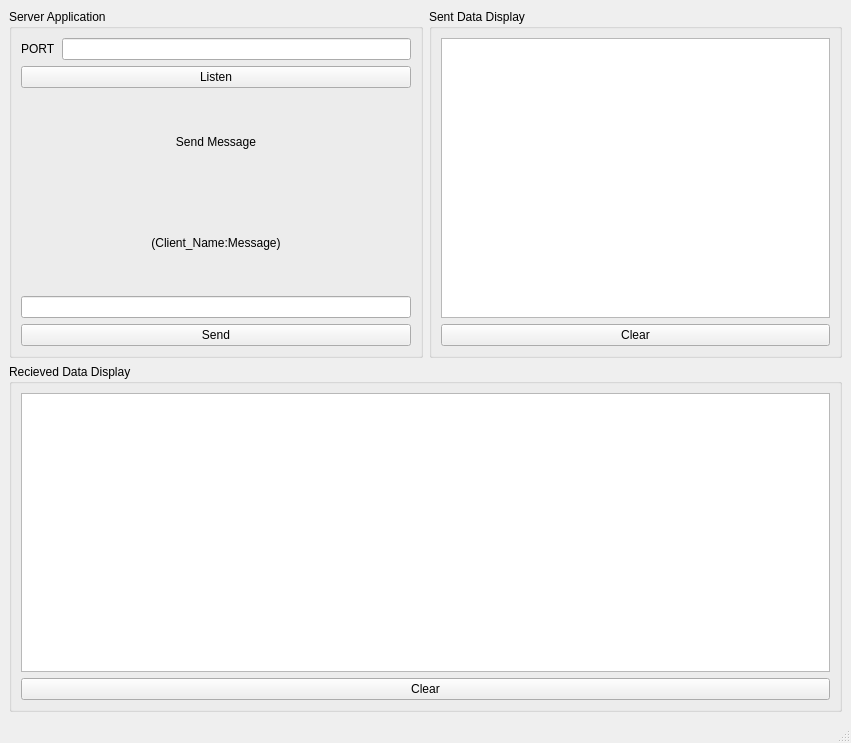
<?xml version="1.0" encoding="UTF-8"?>
<ui version="4.0">
 <class>MainWindow</class>
 <widget class="QMainWindow" name="MainWindow">
  <property name="geometry">
   <rect>
    <x>0</x>
    <y>0</y>
    <width>851</width>
    <height>743</height>
   </rect>
  </property>
  <property name="windowTitle">
   <string>MainWindow</string>
  </property>
  <widget class="QWidget" name="centralwidget">
   <layout class="QGridLayout" name="gridLayout_4">
    <item row="0" column="0">
     <layout class="QVBoxLayout" name="verticalLayout_4">
      <item>
       <layout class="QHBoxLayout" name="horizontalLayout_2">
        <item>
         <widget class="QGroupBox" name="groupBoxServerApp">
          <property name="title">
           <string>Server Application</string>
          </property>
          <layout class="QGridLayout" name="gridLayout">
           <item row="0" column="0">
            <layout class="QVBoxLayout" name="verticalLayout_3">
             <item>
              <layout class="QHBoxLayout" name="horizontalLayout">
               <item>
                <widget class="QLabel" name="PortLabel">
                 <property name="styleSheet">
                  <string notr="true">font: 12pt &quot;Segoe UI&quot;;</string>
                 </property>
                 <property name="text">
                  <string>PORT</string>
                 </property>
                </widget>
               </item>
               <item>
                <widget class="QLineEdit" name="PortLineEdit"/>
               </item>
              </layout>
             </item>
             <item>
              <widget class="QPushButton" name="ListenPushButton">
               <property name="text">
                <string>Listen</string>
               </property>
              </widget>
             </item>
             <item>
              <widget class="QLabel" name="SendMessageLabel">
               <property name="layoutDirection">
                <enum>Qt::LayoutDirection::LeftToRight</enum>
               </property>
               <property name="styleSheet">
                <string notr="true">font: 700 16pt &quot;Segoe UI&quot;;
</string>
               </property>
               <property name="text">
                <string>Send Message</string>
               </property>
               <property name="alignment">
                <set>Qt::AlignmentFlag::AlignCenter</set>
               </property>
              </widget>
             </item>
             <item>
              <widget class="QLabel" name="label">
               <property name="text">
                <string>(Client_Name:Message)</string>
               </property>
               <property name="alignment">
                <set>Qt::AlignmentFlag::AlignCenter</set>
               </property>
              </widget>
             </item>
             <item>
              <widget class="QLineEdit" name="MessageLineEdit"/>
             </item>
             <item>
              <widget class="QPushButton" name="SendPushButton">
               <property name="text">
                <string>Send</string>
               </property>
              </widget>
             </item>
            </layout>
           </item>
          </layout>
         </widget>
        </item>
        <item>
         <widget class="QGroupBox" name="SentDataDisplayGroupBox">
          <property name="title">
           <string>Sent Data Display</string>
          </property>
          <layout class="QGridLayout" name="gridLayout_2">
           <item row="0" column="0">
            <layout class="QVBoxLayout" name="verticalLayout_2">
             <item>
              <widget class="QListWidget" name="SentDataDisplayListWidget"/>
             </item>
             <item>
              <widget class="QPushButton" name="SentDataClearPushButton">
               <property name="text">
                <string>Clear</string>
               </property>
              </widget>
             </item>
            </layout>
           </item>
          </layout>
         </widget>
        </item>
       </layout>
      </item>
      <item>
       <widget class="QGroupBox" name="RecievedDataDisplayGroupBox">
        <property name="title">
         <string>Recieved Data Display</string>
        </property>
        <layout class="QGridLayout" name="gridLayout_3">
         <item row="0" column="0">
          <layout class="QVBoxLayout" name="verticalLayout">
           <item>
            <widget class="QListWidget" name="ReceivedDataDisplayListWidget"/>
           </item>
           <item>
            <widget class="QPushButton" name="ReceivedDataClearPushButton">
             <property name="text">
              <string>Clear</string>
             </property>
            </widget>
           </item>
          </layout>
         </item>
        </layout>
       </widget>
      </item>
     </layout>
    </item>
   </layout>
  </widget>
  <widget class="QMenuBar" name="menubar">
   <property name="geometry">
    <rect>
     <x>0</x>
     <y>0</y>
     <width>851</width>
     <height>25</height>
    </rect>
   </property>
  </widget>
  <widget class="QStatusBar" name="statusbar"/>
 </widget>
 <resources/>
 <connections/>
</ui>
